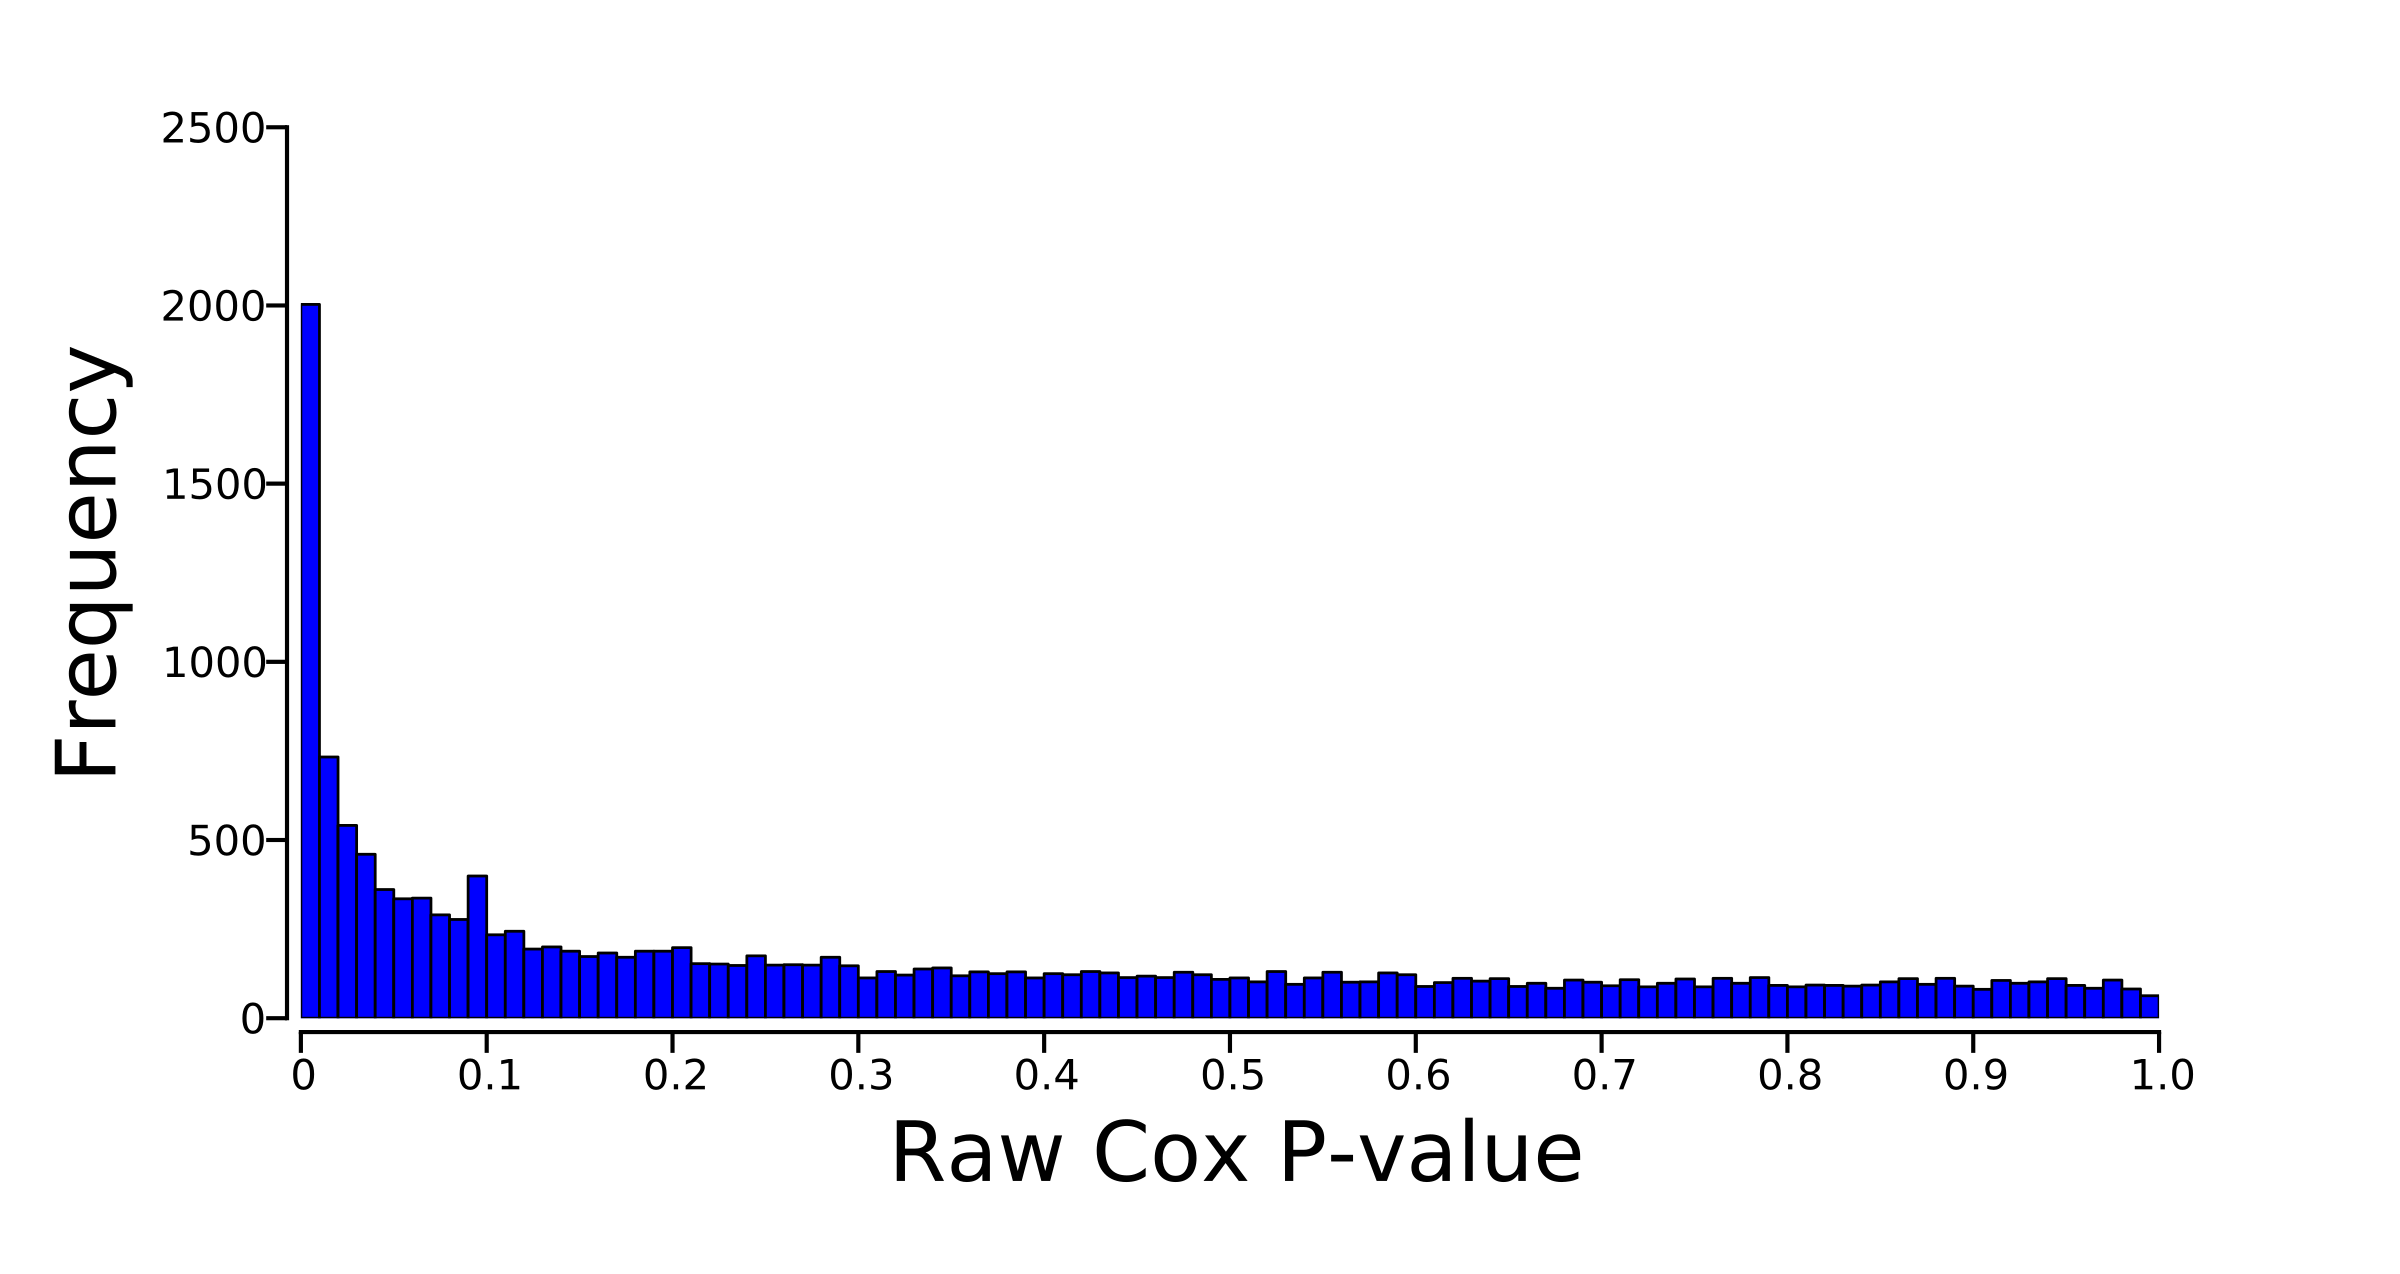

Reproduce this figure in Python.
##script for creating a histogram

## Load necessary modules
import pylab as plt
import numpy as np
import os
BASE_DIR = os.path.dirname(os.path.dirname(os.path.dirname(os.path.dirname(os.path.abspath(__file__)))))
f=open(os.path.join(BASE_DIR,'cox_regression','LUAD','coeffs_normalized_pvalues_adjusted.txt'))
data=[i.strip().split() for i in f]
ids,coeffs,normalized,pvalues,adjusted=zip(*data)

pvalues=map(float,pvalues)

##decide how man bins, 100 is the maximum possible due to only having two sig figs
number=100.0

counts={}

##use a dictionary to populate the bins
for i in range(int(number)):
    for j in pvalues:
        if i/number<j<=(i+1)/number:
            counts[i]=counts.get(i,0)+1

##convert the dictionary to a list
mylist=zip(counts.keys(),counts.values())

##sort the list so that the bins are in order
mylist.sort()



##plot the data with pylab
fig = plt.figure()
ax = fig.add_subplot(111)
fig.subplots_adjust(bottom=.2)

ax.bar([i[0]/number for i in mylist],[i[1] for i in mylist],color='b',width=1/number,linewidth=2.0)
ax.set_xlim((0,1))

for item in ax.get_yticklabels():
        item.set_fontsize(30)

for item in ax.get_xticklabels():
        item.set_fontsize(30)

ax.tick_params(axis='x',length=15,width=3,direction='out',labelsize=30)
ax.tick_params(axis='y',length=15,width=3,direction='out',labelsize=30)
ax.spines['top'].set_visible(False)
ax.spines['right'].set_visible(False)
ax.spines['left'].set_linewidth(3)
ax.spines['bottom'].set_linewidth(3)
ax.spines['bottom'].set_position(['outward',10])
ax.spines['left'].set_position(['outward',10])
ax.xaxis.set_ticks_position('bottom')
ax.yaxis.set_ticks_position('left')
ax.set_xticks([i/10.0 for i in range(0,11)])
ax.set_xticklabels(['0']+[str(i/10.0) for i in range(1,11)])
ax.set_ylabel('Frequency',fontsize=60,labelpad=20)
ax.set_xlabel('Raw Cox P-value',fontsize=60,labelpad=20)
plt.show()
